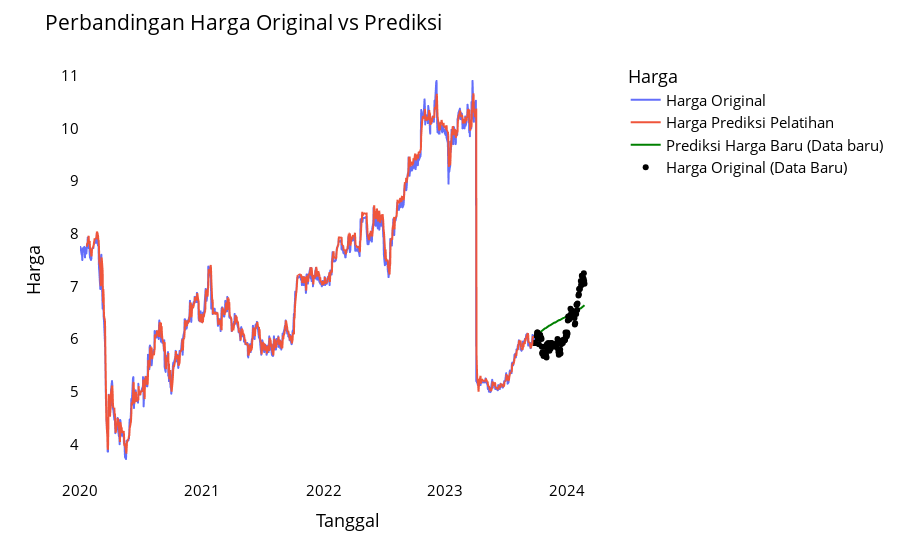

Write notebook code for a chart like this one.
### Code cell
import pandas as pd
import numpy as np
import plotly.express as px
import plotly.graph_objects as go
from itertools import cycle

# Asumsikan 'data' dan 'data_baru' sudah didefinisikan sebelumnya
# 'trainPredictPlot' juga harus sudah diolah sebelumnya

# Siapkan DataFrame untuk plotting
plotdf = pd.DataFrame({
    'date': data['tanggal'],  # pastikan 'data' sudah didefinisikan
    'original_harga': data['harga'],  # pastikan 'data' sudah didefinisikan
    'train_predicted_harga': trainPredictPlot.reshape(-1).tolist(),  # sesuaikan dengan data Anda
})

# Membuat plot dengan Plotly
fig = px.line(plotdf, x='date', y=['original_harga', 'train_predicted_harga'], labels={'value': 'Harga', 'variable': 'Kategori'})

# Menentukan nama untuk setiap trace dengan menggunakan cycle
names = cycle(['Harga Original', 'Harga Prediksi Pelatihan'])

# Update nama untuk setiap trace
fig.for_each_trace(lambda t: t.update(name=next(names)))

# Tambahkan data prediksi baru dengan garis merah
fig.add_trace(go.Scatter(
    x=data_baru['tanggal'], y=data_baru['prediksi'], mode='lines',
    name='Prediksi Harga Baru (Data baru)', line=dict(color='green'),
    hovertemplate='Kategori :Prediksi Harga Baru (Data baru)<br>Tanggal: %{x}<br>Harga Prediksi: %{y}<extra></extra>'
))

# Tambahkan titik data original dengan marker hitam
fig.add_trace(go.Scatter(
    x=data_baru['tanggal'], y=data_baru['harga'], mode='markers',
    name='Harga Original (Data Baru)', marker=dict(color='black'),
    hovertemplate='Kategori :Harga Original (Data Baru)<br>Tanggal: %{x}<br>Harga Original: %{y}<extra></extra>'
))

# Update layout
fig.update_layout(
    title='Perbandingan Harga Original vs Prediksi',
    plot_bgcolor='white', font_size=15, font_color='black', legend_title_text='Harga'
)

# Update tampilan sumbu
fig.update_xaxes(showgrid=False, title_text='Tanggal')
fig.update_yaxes(showgrid=False, title_text='Harga')

# Tampilkan plot
fig.show()

### Figure 1 — Plotly figure (JSON) as saved in the notebook; plotly's stock layout.template omitted (floating-point values rounded to 4 significant figures; data arrays with more than 128 entries replaced by an {"elided": "..."} marker saying what was removed)
{"data": [{"hovertemplate": "Kategori=original_harga<br>date=%{x}<br>Harga=%{y}<extra></extra>", "legendgroup": "original_harga", "line": {"color": "#636efa", "dash": "solid"}, "marker": {"symbol": "circle"}, "mode": "lines", "name": "Harga Original", "showlegend": true, "type": "scattergl", "x": {"elided": "974 str values"}, "xaxis": "x", "y": {"elided": "974 float values"}, "yaxis": "y"}, {"hovertemplate": "Kategori=train_predicted_harga<br>date=%{x}<br>Harga=%{y}<extra></extra>", "legendgroup": "train_predicted_harga", "line": {"color": "#EF553B", "dash": "solid"}, "marker": {"symbol": "circle"}, "mode": "lines", "name": "Harga Prediksi Pelatihan", "showlegend": true, "type": "scattergl", "x": {"elided": "974 str values"}, "xaxis": "x", "y": {"elided": "974 float values"}, "yaxis": "y"}, {"hovertemplate": "Kategori :Prediksi Harga Baru (Data baru)<br>Tanggal: %{x}<br>Harga Prediksi: %{y}<extra></extra>", "line": {"color": "green"}, "mode": "lines", "name": "Prediksi Harga Baru (Data baru)", "type": "scatter", "x": ["2023-09-26T00:00:00", "2023-09-27T00:00:00", "2023-09-28T00:00:00", "2023-09-29T00:00:00", "2023-10-02T00:00:00", "2023-10-03T00:00:00", "2023-10-04T00:00:00", "2023-10-05T00:00:00", "2023-10-06T00:00:00", "2023-10-09T00:00:00", "2023-10-10T00:00:00", "2023-10-11T00:00:00", "2023-10-12T00:00:00", "2023-10-13T00:00:00", "2023-10-16T00:00:00", "2023-10-17T00:00:00", "2023-10-18T00:00:00", "2023-10-19T00:00:00", "2023-10-20T00:00:00", "2023-10-23T00:00:00", "2023-10-24T00:00:00", "2023-10-25T00:00:00", "2023-10-26T00:00:00", "2023-10-27T00:00:00", "2023-10-30T00:00:00", "2023-10-31T00:00:00", "2023-11-01T00:00:00", "2023-11-02T00:00:00", "2023-11-03T00:00:00", "2023-11-06T00:00:00", "2023-11-07T00:00:00", "2023-11-08T00:00:00", "2023-11-09T00:00:00", "2023-11-10T00:00:00", "2023-11-13T00:00:00", "2023-11-14T00:00:00", "2023-11-15T00:00:00", "2023-11-16T00:00:00", "2023-11-17T00:00:00", "2023-11-20T00:00:00", "2023-11-21T00:00:00", "2023-11-22T00:00:00", "2023-11-23T00:00:00", "2023-11-24T00:00:00", "2023-11-27T00:00:00", "2023-11-28T00:00:00", "2023-11-29T00:00:00", "2023-11-30T00:00:00", "2023-12-01T00:00:00", "2023-12-04T00:00:00", "2023-12-05T00:00:00", "2023-12-06T00:00:00", "2023-12-07T00:00:00", "2023-12-08T00:00:00", "2023-12-11T00:00:00", "2023-12-12T00:00:00", "2023-12-13T00:00:00", "2023-12-14T00:00:00", "2023-12-15T00:00:00", "2023-12-18T00:00:00", "2023-12-19T00:00:00", "2023-12-20T00:00:00", "2023-12-21T00:00:00", "2023-12-22T00:00:00", "2023-12-25T00:00:00", "2023-12-26T00:00:00", "2023-12-27T00:00:00", "2023-12-28T00:00:00", "2023-12-29T00:00:00", "2024-01-01T00:00:00", "2024-01-02T00:00:00", "2024-01-03T00:00:00", "2024-01-04T00:00:00", "2024-01-05T00:00:00", "2024-01-08T00:00:00", "2024-01-09T00:00:00", "2024-01-10T00:00:00", "2024-01-11T00:00:00", "2024-01-12T00:00:00", "2024-01-15T00:00:00", "2024-01-16T00:00:00", "2024-01-17T00:00:00", "2024-01-18T00:00:00", "2024-01-19T00:00:00", "2024-01-22T00:00:00", "2024-01-23T00:00:00", "2024-01-24T00:00:00", "2024-01-25T00:00:00", "2024-01-26T00:00:00", "2024-01-29T00:00:00", "2024-01-30T00:00:00", "2024-01-31T00:00:00", "2024-02-01T00:00:00", "2024-02-02T00:00:00", "2024-02-05T00:00:00", "2024-02-06T00:00:00", "2024-02-07T00:00:00", "2024-02-08T00:00:00", "2024-02-09T00:00:00", "2024-02-12T00:00:00", "2024-02-13T00:00:00", "2024-02-14T00:00:00", "2024-02-15T00:00:00", "2024-02-16T00:00:00", "2024-02-19T00:00:00", "2024-02-20T00:00:00", "2024-02-21T00:00:00", "2024-02-22T00:00:00", "2024-02-23T00:00:00"], "y": [6.021, 6.04, 6.053, 6.063, 6.07, 6.076, 6.083, 6.09, 6.099, 6.107, 6.115, 6.123, 6.129, 6.136, 6.143, 6.15, 6.156, 6.163, 6.17, 6.176, 6.182, 6.188, 6.194, 6.2, 6.206, 6.212, 6.218, 6.224, 6.229, 6.235, 6.241, 6.246, 6.251, 6.257, 6.262, 6.267, 6.272, 6.278, 6.283, 6.288, 6.293, 6.298, 6.303, 6.308, 6.312, 6.317, 6.322, 6.327, 6.332, 6.336, 6.341, 6.346, 6.35, 6.355, 6.36, 6.364, 6.369, 6.374, 6.378, 6.383, 6.387, 6.392, 6.396, 6.401, 6.406, 6.41, 6.415, 6.419, 6.424, 6.429, 6.433, 6.438, 6.443, 6.447, 6.452, 6.457, 6.461, 6.466, 6.471, 6.476, 6.481, 6.486, 6.49, 6.495, 6.5, 6.505, 6.511, 6.516, 6.521, 6.526, 6.531, 6.537, 6.542, 6.548, 6.553, 6.559, 6.564, 6.57, 6.576, 6.582, 6.588, 6.594, 6.6, 6.606, 6.613, 6.619, 6.626, 6.633, 6.639]}, {"hovertemplate": "Kategori :Harga Original (Data Baru)<br>Tanggal: %{x}<br>Harga Original: %{y}<extra></extra>", "marker": {"color": "black"}, "mode": "markers", "name": "Harga Original (Data Baru)", "type": "scatter", "x": ["2023-09-26T00:00:00", "2023-09-27T00:00:00", "2023-09-28T00:00:00", "2023-09-29T00:00:00", "2023-10-02T00:00:00", "2023-10-03T00:00:00", "2023-10-04T00:00:00", "2023-10-05T00:00:00", "2023-10-06T00:00:00", "2023-10-09T00:00:00", "2023-10-10T00:00:00", "2023-10-11T00:00:00", "2023-10-12T00:00:00", "2023-10-13T00:00:00", "2023-10-16T00:00:00", "2023-10-17T00:00:00", "2023-10-18T00:00:00", "2023-10-19T00:00:00", "2023-10-20T00:00:00", "2023-10-23T00:00:00", "2023-10-24T00:00:00", "2023-10-25T00:00:00", "2023-10-26T00:00:00", "2023-10-27T00:00:00", "2023-10-30T00:00:00", "2023-10-31T00:00:00", "2023-11-01T00:00:00", "2023-11-02T00:00:00", "2023-11-03T00:00:00", "2023-11-06T00:00:00", "2023-11-07T00:00:00", "2023-11-08T00:00:00", "2023-11-09T00:00:00", "2023-11-10T00:00:00", "2023-11-13T00:00:00", "2023-11-14T00:00:00", "2023-11-15T00:00:00", "2023-11-16T00:00:00", "2023-11-17T00:00:00", "2023-11-20T00:00:00", "2023-11-21T00:00:00", "2023-11-22T00:00:00", "2023-11-23T00:00:00", "2023-11-24T00:00:00", "2023-11-27T00:00:00", "2023-11-28T00:00:00", "2023-11-29T00:00:00", "2023-11-30T00:00:00", "2023-12-01T00:00:00", "2023-12-04T00:00:00", "2023-12-05T00:00:00", "2023-12-06T00:00:00", "2023-12-07T00:00:00", "2023-12-08T00:00:00", "2023-12-11T00:00:00", "2023-12-12T00:00:00", "2023-12-13T00:00:00", "2023-12-14T00:00:00", "2023-12-15T00:00:00", "2023-12-18T00:00:00", "2023-12-19T00:00:00", "2023-12-20T00:00:00", "2023-12-21T00:00:00", "2023-12-22T00:00:00", "2023-12-25T00:00:00", "2023-12-26T00:00:00", "2023-12-27T00:00:00", "2023-12-28T00:00:00", "2023-12-29T00:00:00", "2024-01-01T00:00:00", "2024-01-02T00:00:00", "2024-01-03T00:00:00", "2024-01-04T00:00:00", "2024-01-05T00:00:00", "2024-01-08T00:00:00", "2024-01-09T00:00:00", "2024-01-10T00:00:00", "2024-01-11T00:00:00", "2024-01-12T00:00:00", "2024-01-15T00:00:00", "2024-01-16T00:00:00", "2024-01-17T00:00:00", "2024-01-18T00:00:00", "2024-01-19T00:00:00", "2024-01-22T00:00:00", "2024-01-23T00:00:00", "2024-01-24T00:00:00", "2024-01-25T00:00:00", "2024-01-26T00:00:00", "2024-01-29T00:00:00", "2024-01-30T00:00:00", "2024-01-31T00:00:00", "2024-02-01T00:00:00", "2024-02-02T00:00:00", "2024-02-05T00:00:00", "2024-02-06T00:00:00", "2024-02-07T00:00:00", "2024-02-08T00:00:00", "2024-02-09T00:00:00", "2024-02-12T00:00:00", "2024-02-13T00:00:00", "2024-02-14T00:00:00", "2024-02-15T00:00:00", "2024-02-16T00:00:00", "2024-02-19T00:00:00", "2024-02-20T00:00:00", "2024-02-21T00:00:00", "2024-02-22T00:00:00", "2024-02-23T00:00:00"], "y": [5.925, 5.925, 5.925, 6.025, 6.05, 6.075, 6.125, 6.125, 6.025, 5.9, 6, 6.05, 6.075, 6.075, 6.025, 6, 5.85, 5.725, 5.75, 5.675, 5.75, 5.85, 5.7, 5.7, 5.725, 5.675, 5.65, 5.9, 5.825, 5.925, 5.875, 5.85, 5.875, 5.775, 5.825, 5.825, 5.925, 5.925, 5.9, 5.875, 5.875, 5.875, 5.9, 5.875, 5.9, 5.9, 5.85, 5.85, 5.9, 6, 5.975, 5.8, 5.75, 5.7, 5.775, 5.8, 5.725, 5.95, 5.9, 5.925, 5.975, 5.925, 5.975, 5.975, 5.975, 5.975, 6, 6.125, 6.05, 6.05, 6.125, 6.1, 6.35, 6.425, 6.4, 6.375, 6.425, 6.45, 6.575, 6.5, 6.525, 6.525, 6.525, 6.525, 6.5, 6.5, 6.4, 6.275, 6.3, 6.475, 6.65, 6.65, 6.55, 6.675, 6.825, 6.85, 6.95, 6.95, 6.95, 7.1, 7.025, 7.025, 7.2, 7.2, 7.15, 7.15, 7.25, 7.1, 7.05]}], "layout": {"font": {"color": "black", "size": 15}, "legend": {"title": {"text": "Harga"}, "tracegroupgap": 0}, "margin": {"t": 60}, "plot_bgcolor": "white", "title": {"text": "Perbandingan Harga Original vs Prediksi"}, "xaxis": {"anchor": "y", "domain": [0, 1], "showgrid": false, "title": {"text": "Tanggal"}}, "yaxis": {"anchor": "x", "domain": [0, 1], "showgrid": false, "title": {"text": "Harga"}}}}
